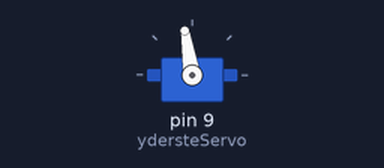
Simulated run of this sketch. Board: Arduino Uno, built with avr-gcc and run on an emulated ATmega328P. Shown: servo. What the sketch prints to the serial monitor is not drawn.

Above: at 0.05 s.
At 1.95 s:
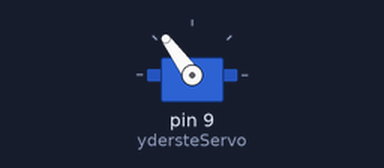
At 3.85 s:
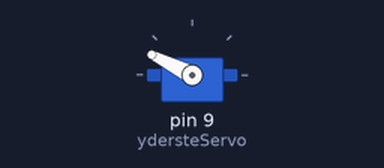
At 7.75 s:
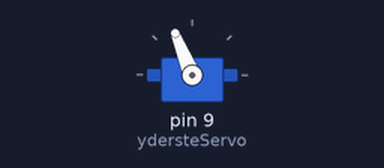
Timing chart, 0 to 24.3 s (numbered marks = the images above):
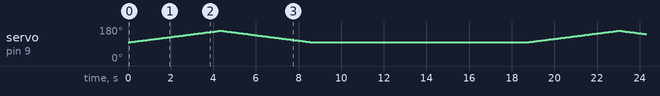

The sketch:

EyeOpenCloseTEST.ino
```cpp
#include <Servo.h>
//#include <TimerOne.h>

//Servo indersteServo;
Servo ydersteServo;

int posYdre = 100;
//int posinder = 179;


void setup(void) {
  //Timer1.initialize(10000); // uses microseconds, 1 millionth of a second 0.000001
 // Timer1.attachInterrupt(testFun);
//  pinMode(led, OUTPUT);
 Serial.begin(9600);
  // indersteServo.write(posinder);
  ydersteServo.write(posYdre);
  //indersteServo.attach(9);
 ydersteServo.attach(9);
}

//volatile unsigned long blinkCount = 0; // use volatile for shared variables

void blinkLED()
{
for (posYdre =99; posYdre <= 160; posYdre += 1)
  {
    ydersteServo.write(posYdre);// tell servo to go to position in variable 'pos'
    //Serial.println(posYdre);
    delay(70);
  }
  for (posYdre = 160; posYdre >= 99; posYdre -= 1)
  {
    ydersteServo.write(posYdre);              // tell servo to go to position in variable 'pos'
   // Serial.println(posYdre);
    delay(70);
  }
}

void loop(void) {
   Serial.println("start");
 blinkLED();
 Serial.println("slut");
 delay(10000);
  Serial.println("delay over");

  /*
    for (posinder = 179; posinder >= 140; posinder -= 1)
    {

     posYdre += 1;
     ydersteServo.write(posYdre);
     indersteServo.write(posinder);
    //Serial.println(posinder);
     delay(15);
    }

    for (posinder = 140; posinder <= 179; posinder += 1)
    {
     posYdre -= 1;
     ydersteServo.write(posYdre);
     indersteServo.write(posinder);
    // Serial.println(posinder);
     delay(15);
    }
*/

}
```
